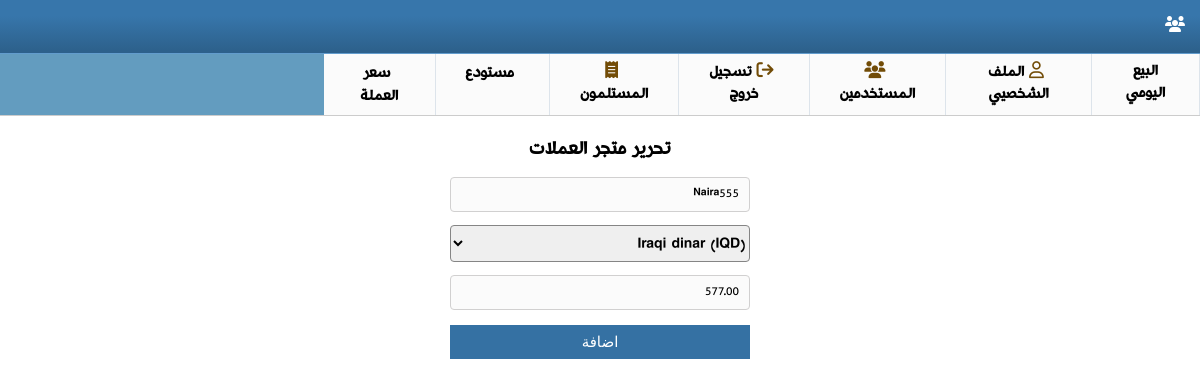
Screenshot of /currencies/store/edit/1/ (signed in) with the database file from the repository.
### currencies/models.py (models this page shows)
class Store(models.Model):
    name = models.CharField(max_length=100)
    currency = models.ForeignKey(Currency, default=None, on_delete=models.SET_DEFAULT)
    price = models.DecimalField(max_digits=70, decimal_places=2)

class Currency(models.Model):
    sell_price = models.DecimalField(max_digits=70, decimal_places=2)
    buy_price = models.DecimalField(max_digits=70, decimal_places=2)
    name = models.CharField(max_length=100)
    symbol = models.CharField(max_length=12)
    def __str__(self) -> str:
        return f'{self.name} {self.symbol}'

### currencies/views.py (the view, shortened to what this page needs)
# urls.py: path('store/edit/<int:ID>/', store_edit),
def store_edit(request,ID):
    store = Store.objects.filter(id=ID).first()
    if store is None:
        return redirect('/currencies/warehouse/')
    currencies = Currency.objects.all()
    return render(request, 'currencies/store_edit.html', {'store':store, 'currencies':currencies})

### templates/currencies/store_edit.html (shortened to what this page needs)
{% extends "base.html" %}
{% load static %}
{% block content %}
{% block style  %}
<link rel="stylesheet" href="{% static 'modify.css'  %}">
{% endblock style  %}
<div class="wrapper">
    <div class="addnew-user customer-details">
        {% if request.user.is_admin  %}
        <h3>تحرير متجر العملات</h3>
       <form action="/currencies/store/edit/{{store.id}}/" method="POST">
           <div class="form-control">
               <input type="text" placeholder="اسم الموظف" name="name" value="{{store.name}}"/>
           </div>
           <div class="form-control">
           <select name="currency" id="" style="width: 25%;" value="{{store.currency}}">
                <option value="{{store.currency.id}}">{{store.currency.name}} ({{store.currency.symbol}})</option>
           </select>
       </div>
           <div class="form-control">
               <input type="number" placeholder="سعر" name="price" value="{{store.price}}"/>
           </div>
           <button>اضافة</button>
       </form>
       {% endif  %}
</div>
</div>
{% endblock content %}

### static/styles.css (style rules this page uses)
* { margin: 0; padding: 0; box-sizing: border-box; direction: rtl; }
body { font-family: "rudawregular2"; }
.form-control { margin: 5px 0; }
.box1 input, select { width: 100%; font-family: inherit; height: 37px; max-width: 100%; font-size: 16px; width: 100%; padding: 8px 0 8px; outline: none; border: 1px solid rgb(133, 133, 133); border-radius: 4px; font-weight: 500; }
select { padding-left: 10px; }
.customer-details { width: 100%; margin-top: 20px; }
.customer-details .form-control { margin: 13px 0; }
.customer-details input { width: 50%; font-family: inherit; height: 35px; max-width: 100%; font-size: 18px; background-color: #FBFBFB; font-weight: 500; padding: 8px 0 8px; padding-left: 10px; outline: none; border: 1px solid #d1d0d0; border-radius: 4px; padding-right: 20px; }
button { width: 38%; color: #fff; padding: 8px; border: none; font-size: 15px; margin: 2px; }
.addnew-user input { width: 25%; font-family: inherit; height: 35px; max-width: 100%; font-size: 12px; background-color: #FBFBFB; font-weight: 500; padding: 8px 0 8px; padding-right: 10px; outline: none; border: 1px solid #d1d0d0; border-radius: 4px; }
.addnew-user button { width: 25%; background-color: #3571a3; outline: none; border: none; }

### static/modify.css (style rules this page uses)
.wrapper { margin: auto; margin-top: 20px; text-align: center; }
input { width: 50%; font-family: inherit; height: 35px; max-width: 100%; font-size: 18px; background-color: #FBFBFB; font-weight: 500; padding: 8px 0 8px; padding-left: 10px; outline: none; border: 1px solid #d1d0d0; border-radius: 4px; }
button { width: 50%; background-color: #3571a3; outline: none; border: none; }

### rows the page displays
Store: name "Naira555", currency "Iraqi dinar (IQD)", price "577.00"
